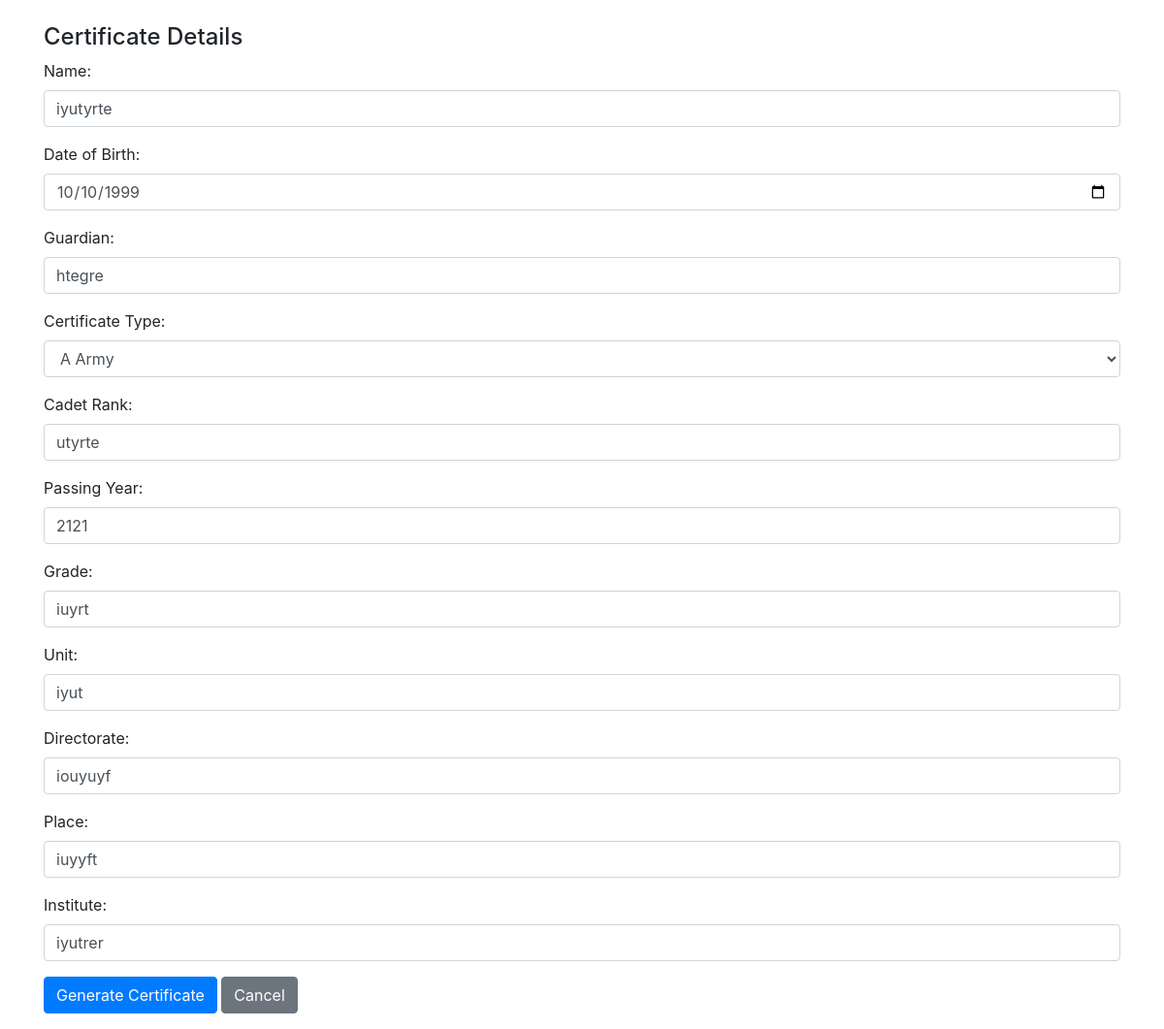
Page /edit/1/ on the committed database.
### mainapp/models.py (models this page shows, shortened)
class Certificate(models.Model):
    CERTIFICATE_TYPE_CHOICES = [
        ('A_Army', 'A Army'),
        ('A_AirForce', 'A AirForce'),
        ('A_Navy', 'A Navy'),
        ('B_AirForce', 'B AirForce'),
        ('B_Army', 'B Army'),
        ('B_Navy', 'B Navy'),
        ('C_Army', 'C Army'),
    ]
    Name = models.CharField(max_length=100, null=True, blank=True)
    DOB = models.DateField(null=True, blank=True)
    Guardian = models.CharField(max_length=100, null=True, blank=True)
    CertificateType = models.CharField(max_length=20, choices=CERTIFICATE_TYPE_CHOICES, null=True, blank=True)
    CadetRank = models.CharField(max_length=20, null=True, blank=True)
    PassingYear = models.IntegerField(null=True, blank=True)
    Grade = models.CharField(max_length=10, null=True, blank=True)
    Unit = models.CharField(max_length=50, null=True, blank=True)
    Directorate = models.CharField(max_length=50, null=True, blank=True)
    Place = models.CharField(max_length=100, null=True, blank=True)
    Institute = models.CharField(max_length=100, null=True, blank=True)
    certificate_number = models.CharField(max_length=50, null=True, blank=True)
    serial_number = models.CharField(max_length=50, null=True, blank=True)
    user_image = models.ImageField(upload_to='media/', null=True, blank=True)
    qr_code = models.ImageField(upload_to='qr_codes/', blank=True)
    final_certificate = models.ImageField(upload_to='media/certificates/', null=True, blank=True)
    is_duplicate = models.BooleanField(default=False)
    reviewer_ceo = models.ForeignKey('auth.User', related_name='ceo_reviews', on_delete=models.SET_NULL, null=True, blank=True)
    reviewer_register_head = models.ForeignKey('auth.User', related_name='register_head_reviews', on_delete=models.SET_NULL, null=True, blank=True)
    reviewer_staff = models.ForeignKey('auth.User', related_name='staff_reviews', on_delete=models.SET_NULL, null=True, blank=True)
    ceo_review_status = models.BooleanField(null=True, blank=True)
    register_head_review_status = models.BooleanField(null=True, blank=True)
    staff_review_status = models.BooleanField(null=True, blank=True)
    signature_image = models.ImageField(upload_to='signatures/', null=True, blank=True)

### mainapp/views.py (the view)
# urls.py: path('edit/<int:id>/', edit_student_detail, name='edit_student_detail'),
def edit_student_detail(request, id):
    student_detail = get_object_or_404(StudentDetail, id=id)
    certificate = student_detail.certificate
    if request.method == 'POST':
        certificate_form = CertificateForm(request.POST, request.FILES, instance=certificate)
        if certificate_form.is_valid():
            certificate = certificate_form.save(commit=False)
            try:
                certificate.generate_numbers()
            except ValueError as e:
                print(f"Error generating numbers: {e}")
                return render(request, 'edit_student_detail.html', {
                    'certificate_form': certificate_form,
                    'student_detail': student_detail,
                    'error_message': str(e),
                })
            qr_url = request.build_absolute_uri(f"/qr_scan/{certificate.id}/")
            qr = qrcode.QRCode(
                version=1,
                error_correction=qrcode.constants.ERROR_CORRECT_L,
                box_size=10,
                border=4,
            )
            qr.add_data(qr_url)
            qr.make(fit=True)
            qr_img = qr.make_image(fill_color="black", back_color="white")
            buffer = BytesIO()
            qr_img.save(buffer, format='PNG')
            buffer.seek(0)
            certificate.qr_code.save(f'{certificate.Name}_qr.png', File(buffer))
            jpg_template_path = os.path.join(settings.BASE_DIR, f"templates/certificates/{certificate.CertificateType}.jpg")
            certificate_img = Image.open(jpg_template_path)
            qr_img = qr_img.resize((400, 400))
            certificate_img.paste(qr_img, (215, 251))
            draw = ImageDraw.Draw(certificate_img)
            font_path = os.path.join(settings.BASE_DIR, "arial.ttf")
            font = ImageFont.truetype(font_path, 60)
            text_positions = {
                'Name': (376, 1316),
                'DOB': (1662, 1504),
                'Guardian': (1763, 1302),
                'CadetRank': (1519, 1132),
                'PassingYear': (1239, 2125),
                'Grade': (486, 2340),
                'Unit': (408, 1495),
                'Directorate': (977, 1715),
                'Place': (408, 2600),
                'certificate_number': (1652, 58),
                'serial_number': (394, 1114),
            }
            for field, pos in text_positions.items():
                if hasattr(certificate, field):
                    value = str(getattr(certificate, field))
                    draw.text(pos, value, font=font, fill="black")
            if certificate.user_image:
                user_img = Image.open(certificate.user_image.path)
                user_img = user_img.resize((400, 400))
                certificate_img.paste(user_img, (1721, 251))
            final_buffer = BytesIO()
            certificate_img.save(final_buffer, format='JPEG')
            final_buffer.seek(0)
            certificate.final_certificate.save(f'{certificate.Name}_certificate.jpg', File(final_buffer))
            certificate.save()
            return redirect('dashboard')
        else:
            print("Certificate Form Errors: ", certificate_form.errors)
    else:
        certificate_form = CertificateForm(instance=certificate)
    return render(request, 'edit_student_detail.html', {
        'certificate_form': certificate_form,
        'student_detail': student_detail,
    })

### mainapp/templates/edit_student_detail.html (shortened to what this page needs)
<!DOCTYPE html>
<html lang="en">
<head>
    <link rel="stylesheet" href="https://stackpath.bootstrapcdn.com/bootstrap/4.5.2/css/bootstrap.min.css">
</head>
<body>
    <div class="container mt-4">
        <form id="editForm" method="post" enctype="multipart/form-data">
            <h4>Certificate Details</h4>
            <div class="form-group">
                <label for="{{ certificate_form.Name.id_for_label }}">Name:</label>
                {{ certificate_form.Name }}
            </div>
            <div class="form-group">
                <label for="{{ certificate_form.DOB.id_for_label }}">Date of Birth:</label>
                {{ certificate_form.DOB }}
            </div>
            <div class="form-group">
                <label for="{{ certificate_form.Guardian.id_for_label }}">Guardian:</label>
                {{ certificate_form.Guardian }}
            </div>
            <div class="form-group">
                <label for="{{ certificate_form.CertificateType.id_for_label }}">Certificate Type:</label>
                {{ certificate_form.CertificateType }}
            </div>
            <div class="form-group">
                <label for="{{ certificate_form.CadetRank.id_for_label }}">Cadet Rank:</label>
                {{ certificate_form.CadetRank }}
            </div>
            <div class="form-group">
                <label for="{{ certificate_form.PassingYear.id_for_label }}">Passing Year:</label>
                {{ certificate_form.PassingYear }}
            </div>
            <div class="form-group">
                <label for="{{ certificate_form.Grade.id_for_label }}">Grade:</label>
                {{ certificate_form.Grade }}
            </div>
            <div class="form-group">
                <label for="{{ certificate_form.Unit.id_for_label }}">Unit:</label>
                {{ certificate_form.Unit }}
            </div>
            <div class="form-group">
                <label for="{{ certificate_form.Directorate.id_for_label }}">Directorate:</label>
                {{ certificate_form.Directorate }}
            </div>
            <div class="form-group">
                <label for="{{ certificate_form.Place.id_for_label }}">Place:</label>
                {{ certificate_form.Place }}
            </div>
            <div class="form-group">
                <label for="{{ certificate_form.Institute.id_for_label }}">Institute:</label>
                {{ certificate_form.Institute }}
            </div>
            <div class="form-group">
            <button type="submit" class="btn btn-primary">Generate Certificate</button>
            <a href="{% url 'cert' %}" class="btn btn-secondary">Cancel</a>
        </form>
    </div>
</body>
</html>

### rows in the picture
Certificate: Name "iyutyrte", DOB "10/10/1999", Guardian "htegre", CertificateType "A Army", CadetRank "utyrte", PassingYear "2121", Grade "iuyrt", Unit "iyut", Directorate "iouyuyf", Place "iuyyft", Institute "iyutrer"
